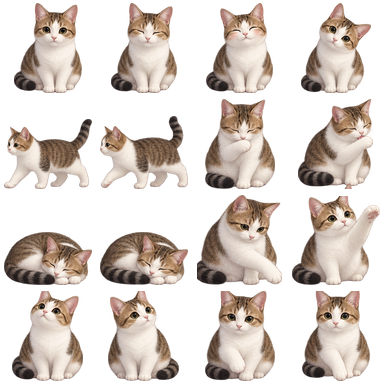
#> input picture firmware/esp32/assets/shiyi-atlas.png, 384 x 384 px
$ python build_pet_art.py
#> lines starting #> are read from the running program, lines starting #| are printed output that depends on the picture
"""Convert the checked-in Shiyi atlas to compact flash-resident indexed pixels.

Requires Pillow only when regenerating art; normal firmware/native tests use
its checked-in C include. Alpha is composited onto the pet room background.
"""

from pathlib import Path

from PIL import Image

ROOT = Path(__file__).resolve().parents[1]
SOURCE = ROOT / "firmware/esp32/assets/shiyi-atlas.png"
OUTPUT = ROOT / "firmware/esp32/main/muse_pet_art.inc"
SIZE = 96


def build():
    source = Image.open(SOURCE).convert("RGBA")
#> source is the input picture: PIL image 384x384 RGBA; mean R, G, B, A 86, 75.6, 68.6, 115.8
    if source.size != (4 * SIZE, 4 * SIZE):
        raise ValueError("Shiyi atlas must contain sixteen 96px cells")
    paw = Image.open(ROOT / "firmware/esp32/assets/shiyi-paw-atlas.png").convert("RGBA")
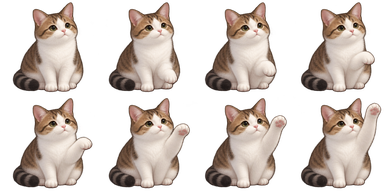
#> input picture firmware/esp32/assets/shiyi-paw-atlas.png, 384 x 192 px
#> paw is the input picture: PIL image 384x192 RGBA; mean R, G, B, A 85.6, 74.5, 67.6, 119.7
    if paw.size != (4 * SIZE, 2 * SIZE):
        raise ValueError("Paw atlas must contain eight 96px cells")
    matte = Image.new("RGBA", (4 * SIZE, 6 * SIZE), "#14261f")
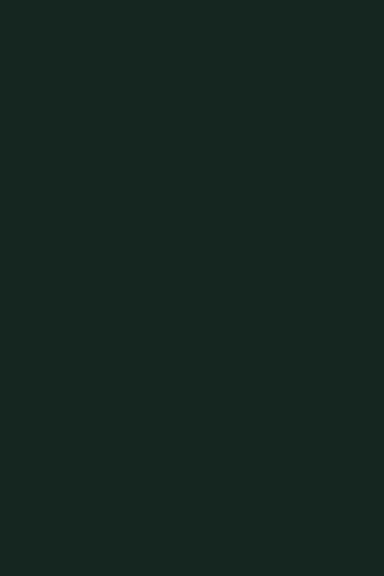
#> matte: PIL image 384x576 RGBA; mean R, G, B, A 20, 38, 31, 255
    matte.alpha_composite(source)
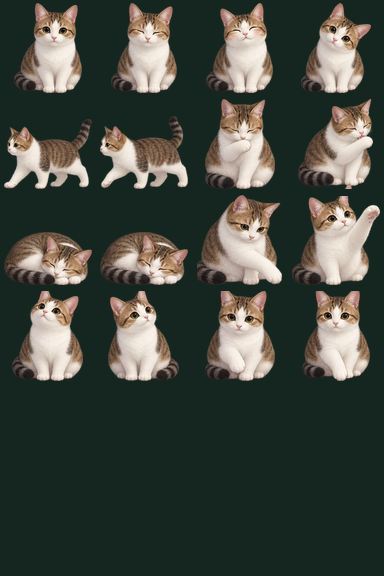
#> matte: PIL image 384x576 RGBA; mean R, G, B, A 66.8, 73.4, 64.3, 255
    matte.alpha_composite(paw, (0, 4 * SIZE))
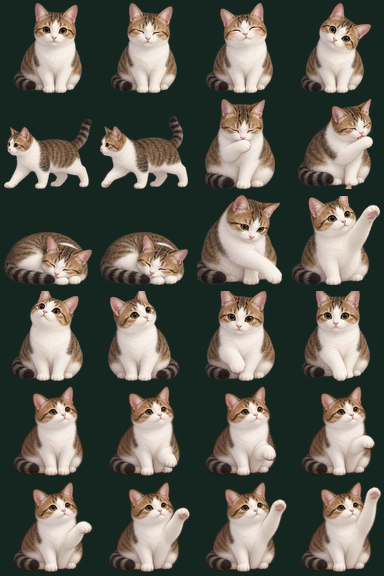
#> matte: PIL image 384x576 RGBA; mean R, G, B, A 90.7, 91.2, 81.3, 255
    indexed = matte.convert("RGB").quantize(colors=256, method=Image.Quantize.MEDIANCUT)
    palette = indexed.getpalette()
#> palette = 768 values, max 250 at index 0, min 17 at index 766, mean 144.8
    colors = []
    for i in range(256):
        r, g, b = palette[3 * i : 3 * i + 3]
        colors.append(((r & 0xF8) << 8) | ((g & 0xFC) << 3) | (b >> 3))
#> this loop made 256 passes
#> (r, g, b) on passes 1 to 3: (250, 245, 238), (248, 242, 234), (248, 241, 233)
#> after the loop, colors = 256 values, max 65469 at index 0, min 4226 at index 255, mean 41136.8
    lines = [
        "/* Generated by scripts/build_pet_art.py from the original Shiyi atlas. */",
        "static const uint16_t shiyi_palette[256] = {",
    ]
    for i in range(0, 256, 16):
        lines.append("    " + ",".join(f"0x{c:04x}" for c in colors[i : i + 16]) + ",")
#> after the loop, lines = 18 items
    lines.extend(["};", "static const uint8_t shiyi_art[24][96 * 96] = {"])
    for frame in range(24):
        x, y = frame % 4 * SIZE, frame // 4 * SIZE
        data = list(indexed.crop((x, y, x + SIZE, y + SIZE)).getdata())
        lines.append("    {")
        for i in range(0, len(data), 32):
            lines.append("        " + ",".join(str(v) for v in data[i : i + 32]) + ",")
        lines.append("    },")
#> after the loop, lines = 6980 items
    lines.append("};\n")
    OUTPUT.write_text("\n".join(lines))
    print("Built 24 96px poses: 221184 indexed bytes + 512 palette bytes in flash")


if __name__ == "__main__":
    build()
